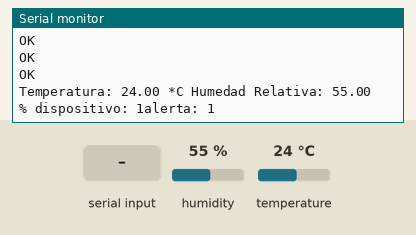
Simulated run of this sketch. Board: Arduino Uno, built with avr-gcc and run on an emulated ATmega328P. On the bench: the last lines printed to the serial monitor. The test bench sets the inputs (shaded band); at power-on: humidity 55 %, temperature 24 °C. The modem accepts every AT command (registered, SIM ready, sends succeed) and sends nothing else.

Above: at 14.3 s.
14.4 s: "1\n" received over the second serial link
At 16.3 s:
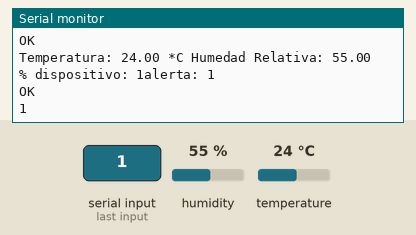
16.6 s: "0\n" received over the second serial link
At 18.6 s:
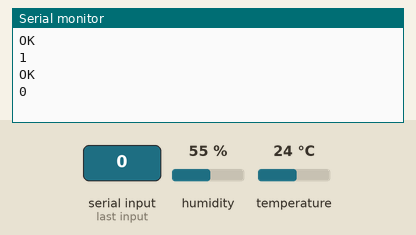

The sketch:

ArduinoTFG.ino
```cpp
#include <SoftwareSerial.h >
SoftwareSerial gsmSerie(7, 8);
const int pinLed = 12;
#include "DHT.h"
#define DHTPIN 2
#define DHTTYPE DHT22
DHT dht(DHTPIN, DHTTYPE);
int a = 1;

void setup() {
  gsmSerie.begin(19200);
  Serial.begin(19200);

  Serial.println("Inicializando sistema y configurando GPRS");
  delay(2000);
  Serial.println("Todo Listo!");
  dht.begin();
  gsmSerie.flush();
  Serial.flush();

  //conectando
  gsmSerie.println("AT+CGATT?");
  delay(100);
  toSerial();

  //Tipo de conexión seleccionado GPRS
  gsmSerie.println("AT+SAPBR=3,1,\"CONTYPE\",\"GPRS\"");
  delay(2000);
  toSerial();

  //Configuración APN Internet
  gsmSerie.println("AT+SAPBR=3,1,\"APN\",\"orangeworld\"");
  delay(1000);
  //gsmSerie.println("AT+SAPBR=3,1,\"USER\",\"orange\"");
  //gsmSerie.println("AT+SAPBR=3,1,\"PWD\",\"orange\"");

  delay(3000);
  toSerial();

  //Activar GPRS
  gsmSerie.println("AT+SAPBR=1,1");
  delay(5000);
  toSerial();

}

void loop() {

  //Variables, temperatura, humedad, dispositivo
  float t = dht.readTemperature(); //Lectura de la temperatura
  float h = dht.readHumidity(); //Lectura de la humedad
  // definimos número de dispositivo
  int d = 1;

  //Pasamos info al monitor serie
  Serial.print("Temperatura: ");
  Serial.print(t);
  Serial.print(" *C ");
  Serial.print("Humedad Relativa: ");
  Serial.print(h);
  Serial.print(" % ");
  Serial.print("dispositivo: ");
  Serial.print(d);
  Serial.print("alerta: ");
  Serial.print(a);
  Serial.print('\n');

  //Condicional (los valores son en modo test para pruebas, hay que ajustar según tabla) para determinar el envío o no del SMS de alerta, acionamiento del riego o caso inverso

  switch (a) {
  case 1:

    if (t < 20 && h < 70) {
      a = 2;
      enviaSms();
      riegoON();
      Serial.println("riego ON");
    }
    break;

  case 2:

    if (t > 4) {
      a = 1;
      enviaSms2();
      riegoOFF();
      Serial.println("riego OFF");
    }
    break;

  }
  //llamamos a la función enviaDatos, pásamos parámetros y realizamos transmisión al servidor por http
  enviaDatos(t, h, d, a);

}

void toSerial() {
  while (gsmSerie.available() != 0) {
    Serial.write(gsmSerie.read());
  }
}

void enviaDatos(float t, float h, int d, int a) {
  //Iniciamos servicio HTTP
  gsmSerie.println("AT+HTTPINIT");
  delay(2000);
  toSerial();

  // Enviamos petción GET y pásamos los parametros de los sensores y num de dispositivo
  gsmSerie.print("AT+");
  gsmSerie.print("HTTPPARA=\"URL\",");
  gsmSerie.print("\"http://xxx.xxx.xxx.xxx/tfg/insert.php");
  gsmSerie.print("?temp=");
  gsmSerie.print(t);
  gsmSerie.print("&hum=");
  gsmSerie.print(h);
  gsmSerie.print("&disp=");
  gsmSerie.print(d);
  gsmSerie.print("&alerta=");
  gsmSerie.print(a);
  gsmSerie.println("\"");
  delay(2000);
  toSerial();

  //Seleccionamos el 0 que corresponde al GET
  gsmSerie.println("AT+HTTPACTION=0");
  delay(6000);
  toSerial();

  //Terminamos la conexión HTTP
  gsmSerie.println("");
  gsmSerie.println("AT+HTTPTERM");
  toSerial();
  delay(300);
  gsmSerie.println("");
  delay(1000);
}

void enviaSms() {
  Serial.println("INciando envío de SMS");

  //comando de envío de mensaje
  gsmSerie.print("AT+CMGF=1\r");
  delay(1000);

  //Número de destino y texto del mensaje
  gsmSerie.println("AT+CMGS=\"xxxxxxxxx\"");
  gsmSerie.println("se ha activado el riego");
  delay(1000);

  //Finalización
  gsmSerie.println((char) 26);
  delay(1000);
  gsmSerie.println();
  delay(5000);
  Serial.println("SMS enviado");
}

void enviaSms2() {
  Serial.println("Iniciando envío de SMS");

  //comando de envío de mensaje
  gsmSerie.print("AT+CMGF=1\r");
  delay(1000);

  //Número de destino y texto del mensaje
  gsmSerie.println("AT+CMGS=\"xxxxxxxxx\"");
  gsmSerie.println("fin de la alerta");
  delay(1000);

  //Finalización
  gsmSerie.println((char) 26);
  delay(1000);
  gsmSerie.println();
  delay(5000);
  Serial.println("SMS enviado");
}

void riegoON() {
  digitalWrite(pinLed, HIGH);
}

void riegoOFF() {
  digitalWrite(pinLed, LOW);
}
```

Measured:
- after the input at 14.4 s, the serial monitor: prints a new line after 0.78 s (image 1)
- after the input at 16.6 s, the serial monitor: prints a new line after 0.63 s (image 2)
